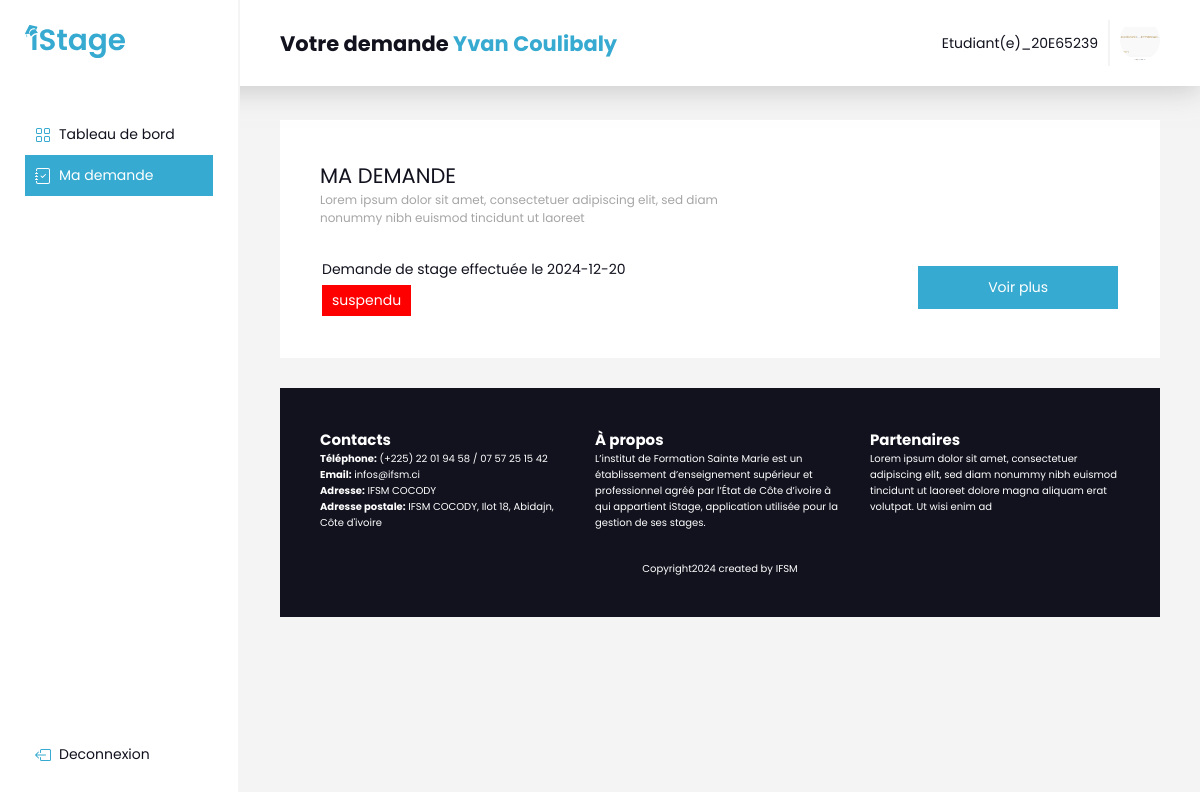
Page /ask.php (signed in) on the committed database.
### tables this page shows
CREATE TABLE `etudiant` (
  `id` int(11) NOT NULL,
  `matricule` varchar(50) NOT NULL,
  `nom` varchar(100) NOT NULL,
  `prenom` varchar(100) NOT NULL,
  `date` varchar(15) NOT NULL,
  `sexe` varchar(2) NOT NULL,
  `email` varchar(150) NOT NULL,
  `commune` varchar(50) NOT NULL,
  `quartier` varchar(100) NOT NULL,
  `phone` varchar(20) DEFAULT NULL,
  `phone_2` varchar(20) NOT NULL,
  `classe` varchar(100) NOT NULL,
  `filiere` varchar(100) DEFAULT NULL,
  `niveau` varchar(50) DEFAULT NULL,
  `section` int(11) NOT NULL,
  `commune_1` varchar(50) NOT NULL,
  `commune_2` varchar(50) NOT NULL,
  `commune_3` varchar(50) NOT NULL,
  `photo` text NOT NULL,
  `cv` text NOT NULL,
  `statut` varchar(50) NOT NULL,
  `diplome` varchar(20) NOT NULL,
  `date_diplome` varchar(20) NOT NULL,
  `etablissement` varchar(150) NOT NULL,
  `solde` int(11) NOT NULL,
  `mot_de_passe` varchar(255) NOT NULL
);

CREATE TABLE `candidature` (
  `id` int(11) NOT NULL,
  `date` date NOT NULL DEFAULT current_timestamp(),
  `statut` enum('en cours de validation','en attente','en cours','interrompue','terminée','suspendu') NOT NULL DEFAULT 'en cours de validation',
  `id_etudiant` int(11) NOT NULL,
  `id_offre` int(11) NOT NULL
);

### ask.php (the view, shortened to what this page needs)
<?php
require('./php/formAction.php');
$checkStudents = $bd->prepare('SELECT * FROM etudiant WHERE id = ?');
$checkStudents->execute(array($_SESSION['id']));
$etudiant = $checkStudents->fetch();
$checkCandidates = $bd->prepare('SELECT * FROM candidature WHERE id_etudiant = ?');
$checkCandidates->execute(array($_SESSION['id']));
$candidates = $checkCandidates->fetch();
?>
<!DOCTYPE html>
<html lang="en">
<head>
    <link rel="stylesheet" href="./css/style.css">
    <link rel="stylesheet" href="./css/other.css">
</head>
<body>
    <section class="home section import">
    <div class="navbar">
            <div class="text">
                <h2>Votre demande <span style="color: var(--blue); text-transform: capitalize;"><?= $_SESSION['prenom'] ?> <?= $_SESSION['nom'] ?></span></span></h2>
            </div>
            <div id="statut"><?= $_SESSION['statut'] ?>_<?= $_SESSION['matricule'] ?></span></div>
            <div class="profile">
               <div class="img-profile">
                <img src="<?= $etudiant['photo'] ?>" alt="">
               </div>
            </div>
        </div>
        <div class="menu-lateral">
            <div class="bar">
            </div>
            <ul>
                <li>
                    <a href="./home.php">
                        Tableau de bord
                    </a>
                </li>
                <li>
                    <a href="./ask.php" id="active">
                        Ma demande
                    </a>
                </li>
            </ul>
            <a href="./php/logoutAction.php" id="deconnect">
                Deconnexion
            </a>
        </div>
        <div class="content">
            <div class="item">
                <div class="label">
                    <div class="text">
                        <H1>MA DEMANDE</H1>
                        <p>
                            Lorem ipsum dolor sit amet,
                            consectetuer adipiscing elit,
                            sed diam nonummy nibh euismod
                            tincidunt ut laoreet
                        </p>
                    </div>
                </div>
                <table>
                    <tbody>
                        <tr>
                            <?php
                                if ($checkCandidates->rowCount() > 0) {
                                    ?>
                                        <td id="statuts">
                                            <p>Demande de stage effectuée le <?= $candidates['date'] ?></p> <span style="display:block; padding: 5px 10px; background: <?php if ($candidates['statut'] == 'suspendu') { echo "#ff0000"; } else { echo "var(--blue)" ; } ?>; color: var(--white); width: fit-content; margin-top: 5px;"><?= $candidates['statut'] ?></span>
                                        </td>
                                        <td>
                                            <a href="./sheet.php" class="btn">Voir plus</a>
                                        </td>
                                    <?php
                                }
                            ?>
                        </tr>
                    </tbody>
                </table>
            </div>
            <div class="item foot">
                <div class="text">
                    <div class="">
                        <h2>Contacts</h2>
                        <strong>Téléphone:</strong> (+225) 22 01 94 58 / 07 57 25 15 42 <br>
                        <strong>Email:</strong> infos@ifsm.ci <br>
                        <strong>Adresse:</strong> IFSM COCODY <br>
                        <strong>Adresse postale:</strong> IFSM COCODY, Ilot 18, Abidajn, Côte d'ivoire
                    </div>
                    <div class="">
                        <h2>À propos</h2>
                        L’institut de Formation Sainte Marie est un établissement
                        d’enseignement supérieur et professionnel agréé par
                        l’État de Côte d’ivoire à qui appartient iStage, application
                        utilisée pour la gestion de ses stages.
                    </div>
                    <div class="">
                        <h2>Partenaires</h2>
                        Lorem ipsum dolor sit amet, consectetuer adipiscing elit,
                        sed diam nonummy nibh euismod tincidunt ut laoreet dolore
                        magna aliquam erat volutpat. Ut wisi enim ad
                    </div>
                </div>
                <p>Copyright2024 created by IFSM</p>
            </div>
        </div>
    </section>
</body>
</html>

### css/style.css (style rules this page uses)
:root { --blue: #36aad0; --text: #11121e; --white: #ffffff; --grey: #a5a5a5; --gold: #f1ce4f; --lightgrey: #f4f4f4; --transition: all 0.3s ease; }
* { padding: 0; margin: 0; box-sizing: border-box; font-family: 'poppins'; }
body { color: var(--text); font-size: 14px; }
.section { width: 100%; }
.btn { display: flex; color: var(--white); padding: 10px 20px; font-size: 14px; font-size: 700; background: var(--blue); border: 1px solid var(--blue); cursor: pointer; transition: var(--transition); align-items: center; }
ul { list-style: none; }
a { text-decoration: none; }
.home { position: relative; height: 100vh; background: var(--lightgrey); overflow: hidden; overflow-y: scroll; }
.section .menu-lateral { position: fixed; display: flex; width: 20%; height: 100vh; padding: 25px; background: var(--white); border-right: 2px solid var(--lightgrey); flex-direction: column; top: 0; z-index: 99; }
.section .menu-lateral .bar svg { object-fit: cover; width: 100px; }
.section .menu-lateral ul { width: 100%; margin: 50px 0; }
.section .menu-lateral ul li { width: 100%; }
.section .menu-lateral ul li a, #deconnect { display: flex; color: var(--text); width: 100%; padding: 10px; transition: var(--transition); align-items: center; gap: 8px; }
.section .menu-lateral ul li a svg, #deconnect svg { color: var(--blue); transition: var(--transition); }
.section .menu-lateral ul li a:hover, #active, #deconnect:hover { color: var(--white); background: var(--blue); }
#active svg { color: var(--white); }
.section .navbar { position: fixed; display: flex; width: 100%; padding: 20px 40px; padding-left: calc(20% + 40px); background-color: var(--white); justify-content: space-between; align-items: center; left: 0; top: 0; box-shadow: 0px 5px 25px #a8a8a888; z-index: 97; }
.section .navbar .text { display: flex; align-items: center; gap: 10px; }
.navbar .img-profile { padding-left: 10px; border-left: 2px solid var(--lightgrey); }
.img-profile img { object-fit: cover; width: 40px; height: 40px; border-radius: 50%; }
#statut { margin-left: auto; margin-right: 10px; }
#deconnect { margin-top: auto; }
.section .content { display: flex; width: 100%; padding: 40px; padding-top: 120px; padding-left: calc(20% + 40px); padding-right: 40px; gap: 30px; flex-direction: column; }
.home .content .item { display: flex; color: var(--text); width: 100%; padding: 40px; background: var(--white); flex-direction: column; gap: 30px; }
.home .content .item .label { display: flex; width: 100%; }
.home .content .item .label h1 { font-weight: 400; }
.home .content .item .label p { color: var(--grey); width: 400px; font-size: 12px; }
.home .content .item.foot { display: flex; color: var(--white); font-size: 10px; background: var(--text); align-items: center; }
.home .content .item.foot .text { display: flex; width: 100%; gap: 25px; }
.home .content .item.foot .text div { flex: 1; }
.btn { display: flex; justify-content: center; gap: 8px; }

### rows in the picture
etudiant: photo (picture)
candidature: date "2024-12-20", statut "suspendu"

### other values in the picture
$_SESSION['prenom'] "Yvan"
$_SESSION['nom'] "Coulibaly"
$_SESSION['statut'] "Etudiant(e)"
$_SESSION['matricule'] "20E65239"
